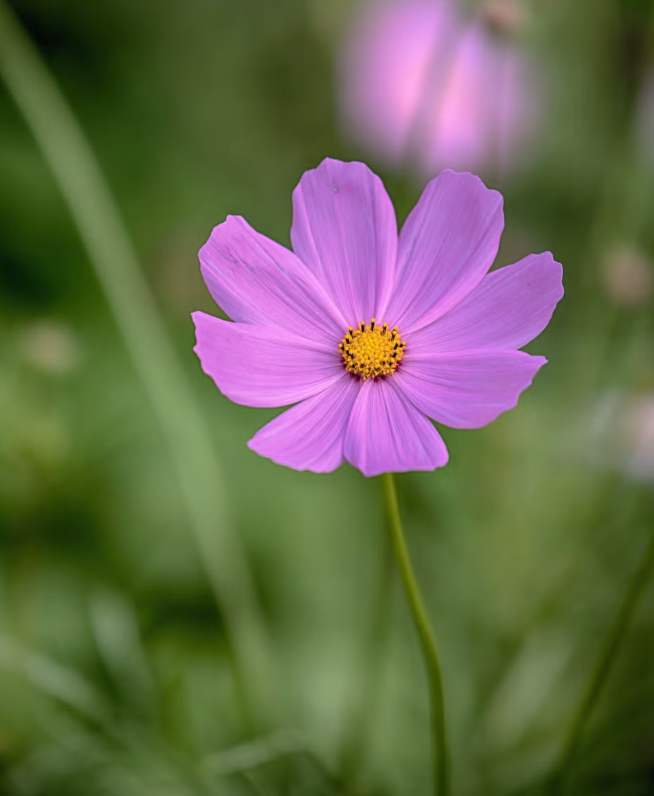
#> input picture Edge Detection/flower.png, 654 x 796 px
$ python canny_func.py
#> lines starting #> are read from the running program, lines starting #| are printed output that depends on the picture; after the words box and inside, x2 and y2 are one past the last pixel; in counts of white or black regions, pixels touching at a corner belong together
import cv2

image = cv2.imread("flower.png")
#> image is the input picture: shape (796, 654, 3); mean B, G, R 80.1, 105, 104.6

edges = cv2.Canny(image, 50, 100)
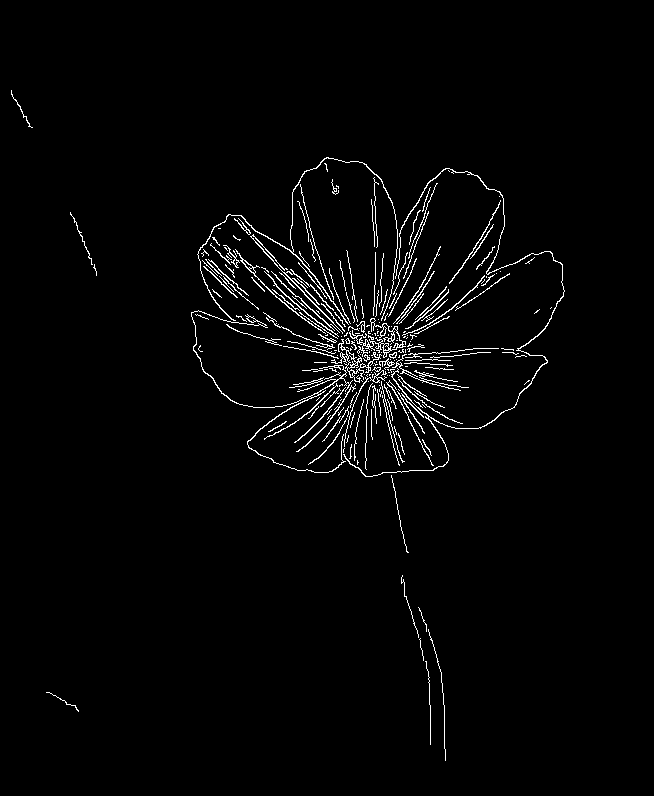
#> edges: shape (796, 654); 2.2% white in thin lines or dots, all inside (x1, y1, x2, y2) = (11, 90, 565, 761)

cv2.imshow("Original Image",  image)
cv2.imshow("Edges", edges)
cv2.waitKey(0)
cv2.destroyAllWindows()

$ run again, with Edge Detection/altaf.png copied over Edge Detection/flower.png
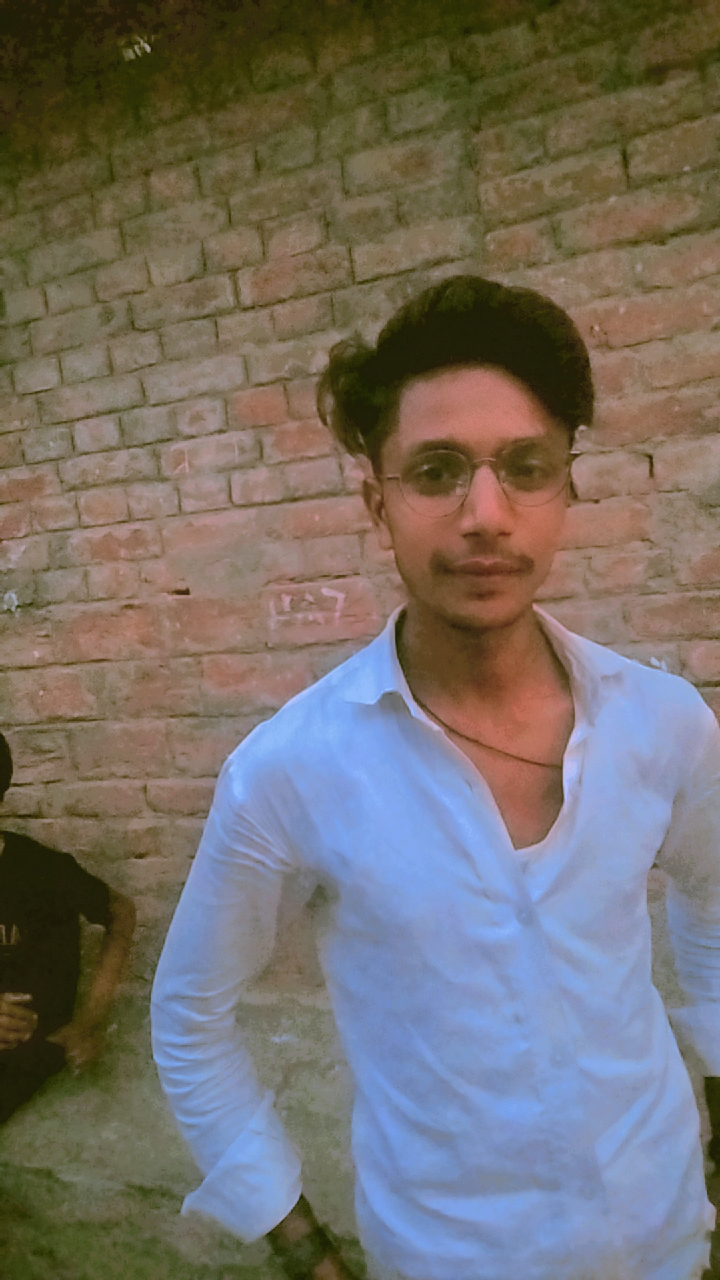
#> input picture Edge Detection/altaf.png, 720 x 1280 px
#> image is the input picture: shape (1280, 720, 3); mean B, G, R 103.9, 110, 116.2
#> `edges = cv2.Canny(image, 50, 100)`:
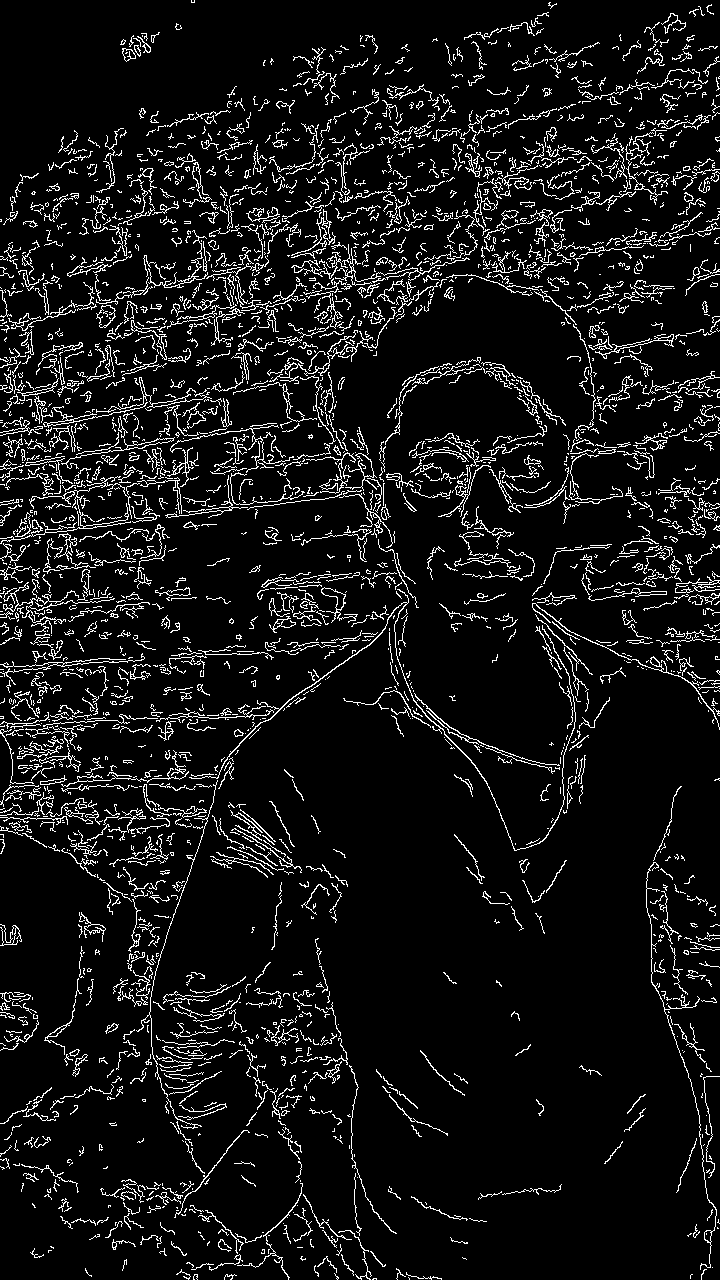
#> edges: shape (1280, 720); 8.1% white in thin lines or dots
